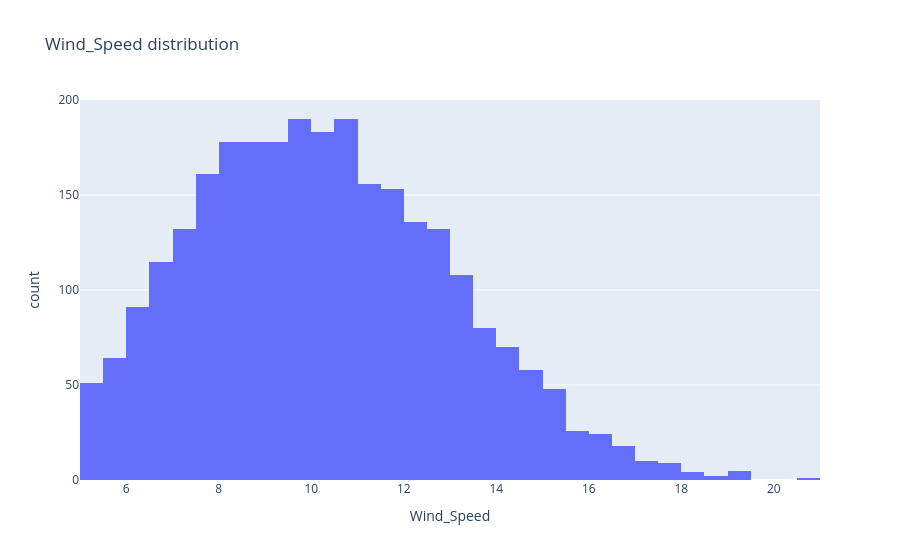

Notebook code cell kept with this figure:
### Code cell
px.histogram(tomato_cmr_df,
            x='Wind_Speed',
            title='Wind_Speed distribution')

### Figure 1 — Plotly figure (JSON) as saved in the notebook; plotly's stock layout.template omitted (floating-point values rounded to 4 significant figures; data arrays with more than 128 entries replaced by an {"elided": "..."} marker saying what was removed)
{"data": [{"bingroup": "x", "hovertemplate": "Wind_Speed=%{x}<br>count=%{y}<extra></extra>", "legendgroup": "", "marker": {"color": "#636efa", "pattern": {"shape": ""}}, "name": "", "orientation": "v", "showlegend": false, "type": "histogram", "x": {"elided": "2751 float values"}, "xaxis": "x", "yaxis": "y"}], "layout": {"autosize": true, "barmode": "relative", "legend": {"tracegroupgap": 0}, "title": {"text": "Wind_Speed distribution"}, "xaxis": {"anchor": "y", "autorange": true, "domain": [0, 1], "range": [5, 21], "title": {"text": "Wind_Speed"}, "type": "linear"}, "yaxis": {"anchor": "x", "autorange": true, "domain": [0, 1], "range": [0, 200], "title": {"text": "count"}}}}
